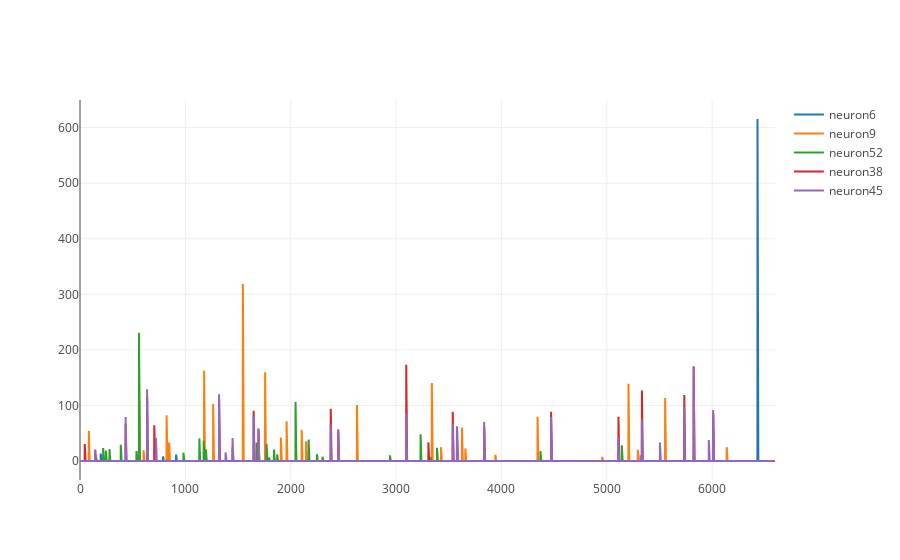

The notebook cell this image was saved under:
### Code cell
au.neuron_line_plot(AUC_dataframe, "neuron6", "neuron9", "neuron52", "neuron38", "neuron45")

### Figure 1 — Plotly figure (JSON) as saved in the notebook; plotly's stock layout.template omitted (floating-point values rounded to 4 significant figures; data arrays with more than 128 entries replaced by an {"elided": "..."} marker saying what was removed)
{"data": [{"name": "neuron6", "type": "scatter", "uid": "c210e5", "x": {"elided": "6598 int values"}, "y": {"elided": "6598 float values"}}, {"name": "neuron9", "type": "scatter", "uid": "7e7f1f", "x": {"elided": "6598 int values"}, "y": {"elided": "6598 float values"}}, {"name": "neuron52", "type": "scatter", "uid": "1c2e9e", "x": {"elided": "6598 int values"}, "y": {"elided": "6598 float values"}}, {"name": "neuron38", "type": "scatter", "uid": "83d2ae", "x": {"elided": "6598 int values"}, "y": {"elided": "6598 float values"}}, {"name": "neuron45", "type": "scatter", "uid": "d1bc93", "x": {"elided": "6598 int values"}, "y": {"elided": "6598 float values"}}], "layout": {"autosize": true, "xaxis": {"autorange": true, "range": [0, 6597], "type": "linear"}, "yaxis": {"autorange": true, "range": [-34.2, 649.7], "type": "linear"}}}
